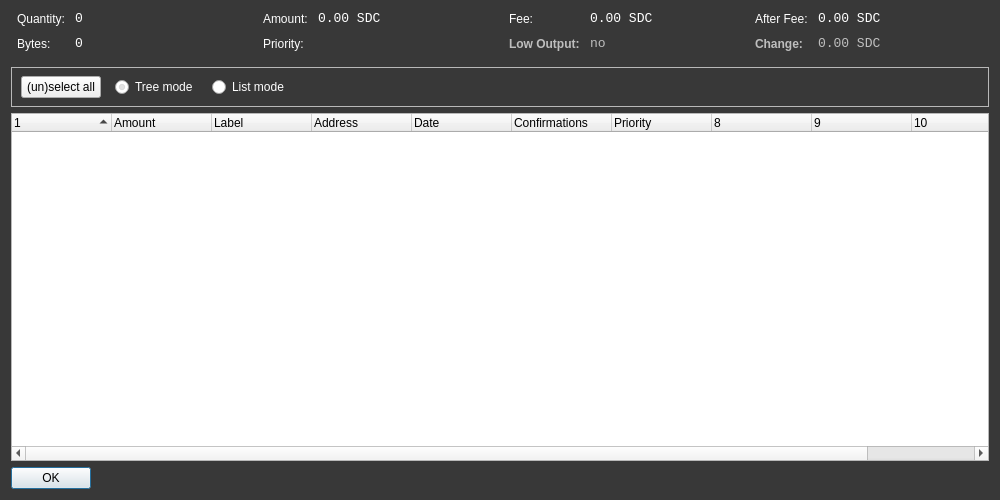
<?xml version="1.0" encoding="UTF-8"?>
<ui version="4.0">
 <class>CoinControlDialog</class>
 <widget class="QDialog" name="CoinControlDialog">
  <property name="geometry">
   <rect>
    <x>0</x>
    <y>0</y>
    <width>1000</width>
    <height>500</height>
   </rect>
  </property>
  <property name="windowTitle">
   <string>Coin Control</string>
  </property>
  <property name="styleSheet">
   <string notr="true">#CoinControlDialog { background-color: #383838; color: #ffffff;}</string>
  </property>
  <layout class="QVBoxLayout" name="verticalLayout">
   <item>
    <layout class="QHBoxLayout" name="horizontalLayoutTop" stretch="0,0,0,0">
     <property name="topMargin">
      <number>0</number>
     </property>
     <property name="bottomMargin">
      <number>10</number>
     </property>
     <item>
      <layout class="QFormLayout" name="formLayoutCoinControl1">
       <property name="horizontalSpacing">
        <number>10</number>
       </property>
       <property name="verticalSpacing">
        <number>10</number>
       </property>
       <property name="leftMargin">
        <number>6</number>
       </property>
       <property name="rightMargin">
        <number>6</number>
       </property>
       <item row="0" column="0">
        <widget class="QLabel" name="labelCoinControlQuantityText">
         <property name="styleSheet">
          <string notr="true">color: #ffffff;</string>
         </property>
         <property name="text">
          <string>Quantity:</string>
         </property>
        </widget>
       </item>
       <item row="0" column="1">
        <widget class="QLabel" name="labelCoinControlQuantity">
         <property name="font">
          <font>
           <family>Monospace</family>
           <pointsize>10</pointsize>
          </font>
         </property>
         <property name="cursor">
          <cursorShape>IBeamCursor</cursorShape>
         </property>
         <property name="contextMenuPolicy">
          <enum>Qt::ActionsContextMenu</enum>
         </property>
         <property name="styleSheet">
          <string notr="true">color: #ffffff;</string>
         </property>
         <property name="text">
          <string notr="true">0</string>
         </property>
         <property name="textInteractionFlags">
          <set>Qt::LinksAccessibleByMouse|Qt::TextSelectableByKeyboard|Qt::TextSelectableByMouse</set>
         </property>
        </widget>
       </item>
       <item row="1" column="0">
        <widget class="QLabel" name="labelCoinControlBytesText">
         <property name="styleSheet">
          <string notr="true">color: #ffffff;</string>
         </property>
         <property name="text">
          <string>Bytes:</string>
         </property>
        </widget>
       </item>
       <item row="1" column="1">
        <widget class="QLabel" name="labelCoinControlBytes">
         <property name="font">
          <font>
           <family>Monospace</family>
           <pointsize>10</pointsize>
          </font>
         </property>
         <property name="cursor">
          <cursorShape>IBeamCursor</cursorShape>
         </property>
         <property name="contextMenuPolicy">
          <enum>Qt::ActionsContextMenu</enum>
         </property>
         <property name="styleSheet">
          <string notr="true">color: #ffffff;</string>
         </property>
         <property name="text">
          <string notr="true">0</string>
         </property>
         <property name="textInteractionFlags">
          <set>Qt::LinksAccessibleByMouse|Qt::TextSelectableByKeyboard|Qt::TextSelectableByMouse</set>
         </property>
        </widget>
       </item>
      </layout>
     </item>
     <item>
      <layout class="QFormLayout" name="formLayoutCoinControl2">
       <property name="horizontalSpacing">
        <number>10</number>
       </property>
       <property name="verticalSpacing">
        <number>10</number>
       </property>
       <property name="leftMargin">
        <number>6</number>
       </property>
       <property name="rightMargin">
        <number>6</number>
       </property>
       <item row="0" column="0">
        <widget class="QLabel" name="labelCoinControlAmountText">
         <property name="styleSheet">
          <string notr="true">color: #ffffff;</string>
         </property>
         <property name="text">
          <string>Amount:</string>
         </property>
        </widget>
       </item>
       <item row="0" column="1">
        <widget class="QLabel" name="labelCoinControlAmount">
         <property name="font">
          <font>
           <family>Monospace</family>
           <pointsize>10</pointsize>
          </font>
         </property>
         <property name="cursor">
          <cursorShape>IBeamCursor</cursorShape>
         </property>
         <property name="contextMenuPolicy">
          <enum>Qt::ActionsContextMenu</enum>
         </property>
         <property name="styleSheet">
          <string notr="true">color: #ffffff;</string>
         </property>
         <property name="text">
          <string notr="true">0.00 SDC</string>
         </property>
         <property name="textInteractionFlags">
          <set>Qt::LinksAccessibleByMouse|Qt::TextSelectableByKeyboard|Qt::TextSelectableByMouse</set>
         </property>
        </widget>
       </item>
       <item row="1" column="0">
        <widget class="QLabel" name="labelCoinControlPriorityText">
         <property name="styleSheet">
          <string notr="true">color: #ffffff;</string>
         </property>
         <property name="text">
          <string>Priority:</string>
         </property>
        </widget>
       </item>
       <item row="1" column="1">
        <widget class="QLabel" name="labelCoinControlPriority">
         <property name="font">
          <font>
           <family>Monospace</family>
           <pointsize>10</pointsize>
          </font>
         </property>
         <property name="cursor">
          <cursorShape>IBeamCursor</cursorShape>
         </property>
         <property name="contextMenuPolicy">
          <enum>Qt::ActionsContextMenu</enum>
         </property>
         <property name="styleSheet">
          <string notr="true">color: #ffffff;</string>
         </property>
         <property name="text">
          <string/>
         </property>
         <property name="textInteractionFlags">
          <set>Qt::LinksAccessibleByMouse|Qt::TextSelectableByKeyboard|Qt::TextSelectableByMouse</set>
         </property>
        </widget>
       </item>
      </layout>
     </item>
     <item>
      <layout class="QFormLayout" name="formLayoutCoinControl3">
       <property name="horizontalSpacing">
        <number>10</number>
       </property>
       <property name="verticalSpacing">
        <number>10</number>
       </property>
       <property name="leftMargin">
        <number>6</number>
       </property>
       <property name="rightMargin">
        <number>6</number>
       </property>
       <item row="0" column="0">
        <widget class="QLabel" name="labelCoinControlFeeText">
         <property name="styleSheet">
          <string notr="true">color: #ffffff;</string>
         </property>
         <property name="text">
          <string>Fee:</string>
         </property>
        </widget>
       </item>
       <item row="0" column="1">
        <widget class="QLabel" name="labelCoinControlFee">
         <property name="font">
          <font>
           <family>Monospace</family>
           <pointsize>10</pointsize>
          </font>
         </property>
         <property name="cursor">
          <cursorShape>IBeamCursor</cursorShape>
         </property>
         <property name="contextMenuPolicy">
          <enum>Qt::ActionsContextMenu</enum>
         </property>
         <property name="styleSheet">
          <string notr="true">color: #ffffff;</string>
         </property>
         <property name="text">
          <string notr="true">0.00 SDC</string>
         </property>
         <property name="textInteractionFlags">
          <set>Qt::LinksAccessibleByMouse|Qt::TextSelectableByKeyboard|Qt::TextSelectableByMouse</set>
         </property>
        </widget>
       </item>
       <item row="1" column="0">
        <widget class="QLabel" name="labelCoinControlLowOutputText">
         <property name="enabled">
          <bool>false</bool>
         </property>
         <property name="styleSheet">
          <string notr="true">font-weight:bold;</string>
         </property>
         <property name="text">
          <string>Low Output:</string>
         </property>
        </widget>
       </item>
       <item row="1" column="1">
        <widget class="QLabel" name="labelCoinControlLowOutput">
         <property name="enabled">
          <bool>false</bool>
         </property>
         <property name="font">
          <font>
           <family>Monospace</family>
           <pointsize>10</pointsize>
          </font>
         </property>
         <property name="cursor">
          <cursorShape>IBeamCursor</cursorShape>
         </property>
         <property name="contextMenuPolicy">
          <enum>Qt::ActionsContextMenu</enum>
         </property>
         <property name="text">
          <string notr="true">no</string>
         </property>
         <property name="textInteractionFlags">
          <set>Qt::LinksAccessibleByMouse|Qt::TextSelectableByKeyboard|Qt::TextSelectableByMouse</set>
         </property>
        </widget>
       </item>
      </layout>
     </item>
     <item>
      <layout class="QFormLayout" name="formLayoutCoinControl4">
       <property name="horizontalSpacing">
        <number>10</number>
       </property>
       <property name="verticalSpacing">
        <number>10</number>
       </property>
       <property name="leftMargin">
        <number>6</number>
       </property>
       <property name="rightMargin">
        <number>6</number>
       </property>
       <item row="0" column="0">
        <widget class="QLabel" name="labelCoinControlAfterFeeText">
         <property name="styleSheet">
          <string notr="true">color: #ffffff;</string>
         </property>
         <property name="text">
          <string>After Fee:</string>
         </property>
        </widget>
       </item>
       <item row="0" column="1">
        <widget class="QLabel" name="labelCoinControlAfterFee">
         <property name="font">
          <font>
           <family>Monospace</family>
           <pointsize>10</pointsize>
          </font>
         </property>
         <property name="cursor">
          <cursorShape>IBeamCursor</cursorShape>
         </property>
         <property name="contextMenuPolicy">
          <enum>Qt::ActionsContextMenu</enum>
         </property>
         <property name="styleSheet">
          <string notr="true">color: #ffffff;</string>
         </property>
         <property name="text">
          <string notr="true">0.00 SDC</string>
         </property>
         <property name="textInteractionFlags">
          <set>Qt::LinksAccessibleByMouse|Qt::TextSelectableByKeyboard|Qt::TextSelectableByMouse</set>
         </property>
        </widget>
       </item>
       <item row="1" column="0">
        <widget class="QLabel" name="labelCoinControlChangeText">
         <property name="enabled">
          <bool>false</bool>
         </property>
         <property name="styleSheet">
          <string notr="true">font-weight:bold;</string>
         </property>
         <property name="text">
          <string>Change:</string>
         </property>
        </widget>
       </item>
       <item row="1" column="1">
        <widget class="QLabel" name="labelCoinControlChange">
         <property name="enabled">
          <bool>false</bool>
         </property>
         <property name="font">
          <font>
           <family>Monospace</family>
           <pointsize>10</pointsize>
          </font>
         </property>
         <property name="cursor">
          <cursorShape>IBeamCursor</cursorShape>
         </property>
         <property name="contextMenuPolicy">
          <enum>Qt::ActionsContextMenu</enum>
         </property>
         <property name="text">
          <string notr="true">0.00 SDC</string>
         </property>
         <property name="textInteractionFlags">
          <set>Qt::LinksAccessibleByMouse|Qt::TextSelectableByKeyboard|Qt::TextSelectableByMouse</set>
         </property>
        </widget>
       </item>
      </layout>
     </item>
    </layout>
   </item>
   <item>
    <widget class="QFrame" name="frame">
     <property name="minimumSize">
      <size>
       <width>0</width>
       <height>40</height>
      </size>
     </property>
     <property name="frameShape">
      <enum>QFrame::StyledPanel</enum>
     </property>
     <property name="frameShadow">
      <enum>QFrame::Sunken</enum>
     </property>
     <widget class="QWidget" name="horizontalLayoutWidget">
      <property name="geometry">
       <rect>
        <x>10</x>
        <y>0</y>
        <width>781</width>
        <height>41</height>
       </rect>
      </property>
      <layout class="QHBoxLayout" name="horizontalLayoutPanel" stretch="0,0,0,0">
       <property name="spacing">
        <number>14</number>
       </property>
       <item>
        <widget class="QPushButton" name="pushButtonSelectAll">
         <property name="sizePolicy">
          <sizepolicy hsizetype="Maximum" vsizetype="Fixed">
           <horstretch>0</horstretch>
           <verstretch>0</verstretch>
          </sizepolicy>
         </property>
         <property name="text">
          <string>(un)select all</string>
         </property>
        </widget>
       </item>
       <item>
        <widget class="QRadioButton" name="radioTreeMode">
         <property name="sizePolicy">
          <sizepolicy hsizetype="Maximum" vsizetype="Fixed">
           <horstretch>0</horstretch>
           <verstretch>0</verstretch>
          </sizepolicy>
         </property>
         <property name="styleSheet">
          <string notr="true">color: #ffffff;</string>
         </property>
         <property name="text">
          <string>Tree mode</string>
         </property>
         <property name="checked">
          <bool>true</bool>
         </property>
        </widget>
       </item>
       <item>
        <widget class="QRadioButton" name="radioListMode">
         <property name="sizePolicy">
          <sizepolicy hsizetype="Maximum" vsizetype="Fixed">
           <horstretch>0</horstretch>
           <verstretch>0</verstretch>
          </sizepolicy>
         </property>
         <property name="styleSheet">
          <string notr="true">color: #ffffff;</string>
         </property>
         <property name="text">
          <string>List mode</string>
         </property>
        </widget>
       </item>
       <item>
        <spacer name="horizontalSpacer">
         <property name="orientation">
          <enum>Qt::Horizontal</enum>
         </property>
         <property name="sizeHint" stdset="0">
          <size>
           <width>40</width>
           <height>20</height>
          </size>
         </property>
        </spacer>
       </item>
      </layout>
     </widget>
    </widget>
   </item>
   <item>
    <widget class="CoinControlTreeWidget" name="treeWidget">
     <property name="contextMenuPolicy">
      <enum>Qt::CustomContextMenu</enum>
     </property>
     <property name="sortingEnabled">
      <bool>false</bool>
     </property>
     <property name="columnCount">
      <number>11</number>
     </property>
     <attribute name="headerShowSortIndicator" stdset="0">
      <bool>true</bool>
     </attribute>
     <attribute name="headerStretchLastSection">
      <bool>false</bool>
     </attribute>
     <column>
      <property name="text">
       <string/>
      </property>
     </column>
     <column>
      <property name="text">
       <string>Amount</string>
      </property>
     </column>
     <column>
      <property name="text">
       <string>Label</string>
      </property>
     </column>
     <column>
      <property name="text">
       <string>Address</string>
      </property>
     </column>
     <column>
      <property name="text">
       <string>Date</string>
      </property>
     </column>
     <column>
      <property name="text">
       <string>Confirmations</string>
      </property>
      <property name="toolTip">
       <string>Confirmed</string>
      </property>
     </column>
     <column>
      <property name="text">
       <string>Priority</string>
      </property>
     </column>
     <column>
      <property name="text">
       <string/>
      </property>
     </column>
     <column>
      <property name="text">
       <string/>
      </property>
     </column>
     <column>
      <property name="text">
       <string/>
      </property>
     </column>
     <column>
      <property name="text">
       <string/>
      </property>
     </column>
    </widget>
   </item>
   <item>
    <widget class="QDialogButtonBox" name="buttonBox">
     <property name="sizePolicy">
      <sizepolicy hsizetype="Maximum" vsizetype="Fixed">
       <horstretch>0</horstretch>
       <verstretch>0</verstretch>
      </sizepolicy>
     </property>
     <property name="orientation">
      <enum>Qt::Horizontal</enum>
     </property>
     <property name="standardButtons">
      <set>QDialogButtonBox::Ok</set>
     </property>
    </widget>
   </item>
  </layout>
 </widget>
 <customwidgets>
  <customwidget>
   <class>CoinControlTreeWidget</class>
   <extends>QTreeWidget</extends>
   <header>coincontroltreewidget.h</header>
  </customwidget>
 </customwidgets>
 <resources/>
 <connections/>
</ui>
